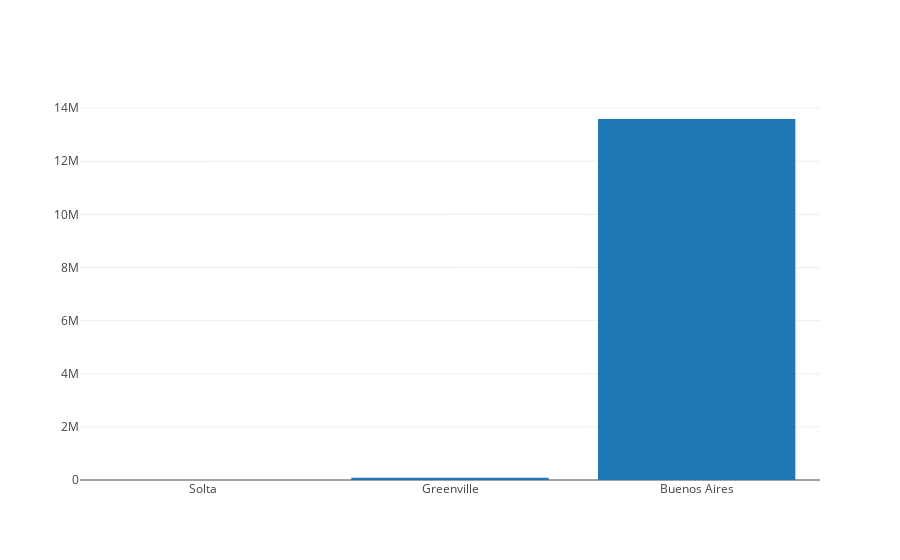

Source (notebook cell):
### Code cell
import plotly

plotly.offline.init_notebook_mode(connected=True)

x_values = [cities[0]['City'], cities[1]['City'], cities[2]['City']]
y_values = [cities[0]['Population'], cities[1]['Population'], cities[2]['Population']]
trace_first_three_pops = {'x': x_values, 'y': y_values, 'type': 'bar'}
plotly.offline.iplot([trace_first_three_pops])

### Figure 1 — Plotly figure (JSON) as saved in the notebook; plotly's stock layout.template omitted (floating-point values rounded to 4 significant figures)
{"data": [{"type": "bar", "x": ["Solta", "Greenville", "Buenos Aires"], "y": [1700, 84554, 13591863]}], "layout": {}}
